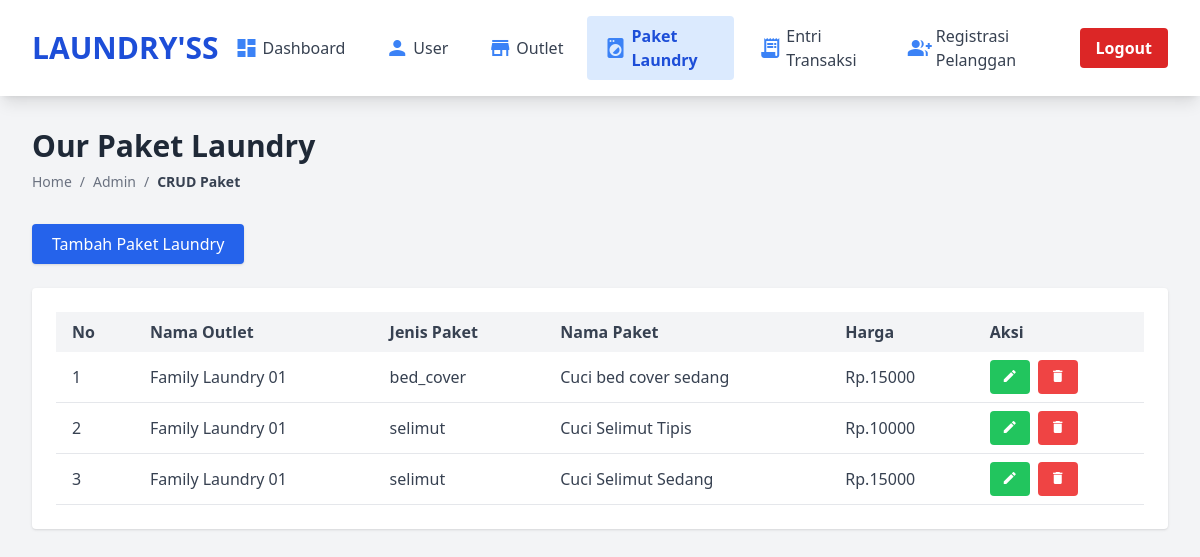
/admin/paket.php, run on the app's committed database.
### tables this page shows
CREATE TABLE `paket` (
  `id_paket` int(11) NOT NULL,
  `id_outlet` int(11) NOT NULL,
  `jenis` enum('kiloan','selimut','bed_cover','kaos','lain') NOT NULL,
  `nama_paket` varchar(100) NOT NULL,
  `harga` int(11) NOT NULL
);

CREATE TABLE `outlet` (
  `id_outlet` int(11) NOT NULL,
  `nama` varchar(100) NOT NULL,
  `alamat` text NOT NULL,
  `tlp` varchar(15) NOT NULL
);

### admin/paket.php (the view, shortened to what this page needs)
<!DOCTYPE html>
<html lang="en">
<head>
    <script src="https://cdn.tailwindcss.com"></script>
</head>
<body class="bg-gray-100 min-h-screen">
    <nav class="bg-white shadow-lg px-8 py-4 flex items-center justify-between">
        <div class="flex items-center gap-4">
            <span class="text-3xl font-bold text-blue-700">LAUNDRY'SS</span>
        </div>
        <div class="flex items-center gap-2">
            <a href="../index_admin.php" class="flex items-center px-4 py-2 hover:bg-blue-50 rounded transition text-gray-700">
                <span class="material-icons text-blue-500 mr-1">dashboard</span>
                Dashboard
            </a>
            <a href="./user.php" class="flex items-center px-4 py-2 hover:bg-blue-50 rounded transition text-gray-700">
                <span class="material-icons text-blue-500 mr-1">person</span>
                User
            </a>
            <a href="./outlet.php" class="flex items-center px-4 py-2 hover:bg-blue-50 rounded transition text-gray-700">
                <span class="material-icons text-blue-500 mr-1">store</span>
                Outlet
            </a>
            <a href="./paket.php" class="flex items-center px-4 py-2 bg-blue-100 text-blue-700 rounded font-semibold">
                <span class="material-icons text-blue-500 mr-1">local_laundry_service</span>
                Paket Laundry
            </a>
            <a href="./transaksi.php" class="flex items-center px-4 py-2 hover:bg-blue-50 rounded transition text-gray-700">
                <span class="material-icons text-blue-500 mr-1">receipt_long</span>
                Entri Transaksi
            </a>
            <a href="./member.php" class="flex items-center px-4 py-2 hover:bg-blue-50 rounded transition text-gray-700">
                <span class="material-icons text-blue-500 mr-1">group_add</span>
                Registrasi Pelanggan
            </a>
            <a href="./logout.php" class="bg-red-600 px-4 py-2 rounded hover:bg-red-700 font-bold text-white">
                Logout
            </a>
        </div>
    </nav>
    <main class="p-8 max-w-7xl mx-auto">
        <div class="mb-8">
            <h1 class="text-3xl font-bold text-gray-800 mb-2">Our Paket Laundry</h1>
            <nav class="text-sm text-gray-500">
                <ol class="list-reset flex">
                    <li><a href="../index_admin.php" class="hover:text-blue-600">Home</a></li>
                    <li><span class="mx-2">/</span></li>
                    <li>Admin</li>
                    <li><span class="mx-2">/</span></li>
                    <li class="text-gray-700 font-semibold">CRUD Paket</li>
                </ol>
            </nav>
        </div>
        <div class="mb-6 flex justify-between items-center">
            <button type="button" class="bg-blue-600 hover:bg-blue-700 text-white px-5 py-2 rounded shadow transition" onclick="document.getElementById('modalPaket').classList.remove('hidden')">
                Tambah Paket Laundry
            </button>
        </div>
        <div class="bg-white rounded shadow p-6 overflow-x-auto">
            <table class="min-w-full table-auto">
                <thead>
                    <tr class="bg-gray-100 text-gray-700">
                        <th class="px-4 py-2 text-left">No</th>
                        <th class="px-4 py-2 text-left">Nama Outlet</th>
                        <th class="px-4 py-2 text-left">Jenis Paket</th>
                        <th class="px-4 py-2 text-left">Nama Paket</th>
                        <th class="px-4 py-2 text-left">Harga</th>
                        <th class="px-4 py-2 text-left">Aksi</th>
                    </tr>
                </thead>
                <tbody class="text-gray-700">
                    <?php
                    include "koneksi.php";
                    $qry_paket=mysqli_query($conn,"select * from paket JOIN outlet ON outlet.id_outlet = paket.id_outlet");
                    $no=0;
                    while($data_paket=mysqli_fetch_array($qry_paket)){
                    $no++;?>
                    <tr class="border-b hover:bg-gray-50">
                        <td class="px-4 py-2"><?=$no?></td>
                        <td class="px-4 py-2"><?=$data_paket['nama']?></td>
                        <td class="px-4 py-2"><?=$data_paket['jenis']?></td>
                        <td class="px-4 py-2"><?=$data_paket['nama_paket']?></td>
                        <td class="px-4 py-2">Rp.<?=$data_paket['harga']?></td>
                        <td class="px-4 py-2 flex gap-2">
                            <a class="bg-green-500 hover:bg-green-600 text-white px-3 py-1 rounded transition" href="./admin/ubah_paket.php?id_paket=<?=$data_paket['id_paket']?>">
                                <span class="material-icons text-base">edit</span>
                            </a>
                            <a href="./admin/hapus_paket.php?id_paket=<?=$data_paket['id_paket']?>" onclick="return confirm('Apakah anda yakin menghapus data ini?')" class="bg-red-500 hover:bg-red-600 text-white px-3 py-1 rounded transition">
                                <span class="material-icons text-base">delete</span>
                            </a>
                        </td>
                    </tr>
                    <?php } ?>
                </tbody>
            </table>
        </div>
    </main>
</body>
</html>

### data on the page
paket: id_outlet.nama "Family Laundry 01", jenis "bed_cover", nama_paket "Cuci bed cover sedang", harga "15000"
paket: id_outlet.nama "Family Laundry 01", jenis "selimut", nama_paket "Cuci Selimut Tipis", harga "10000"
paket: id_outlet.nama "Family Laundry 01", jenis "selimut", nama_paket "Cuci Selimut Sedang", harga "15000"
